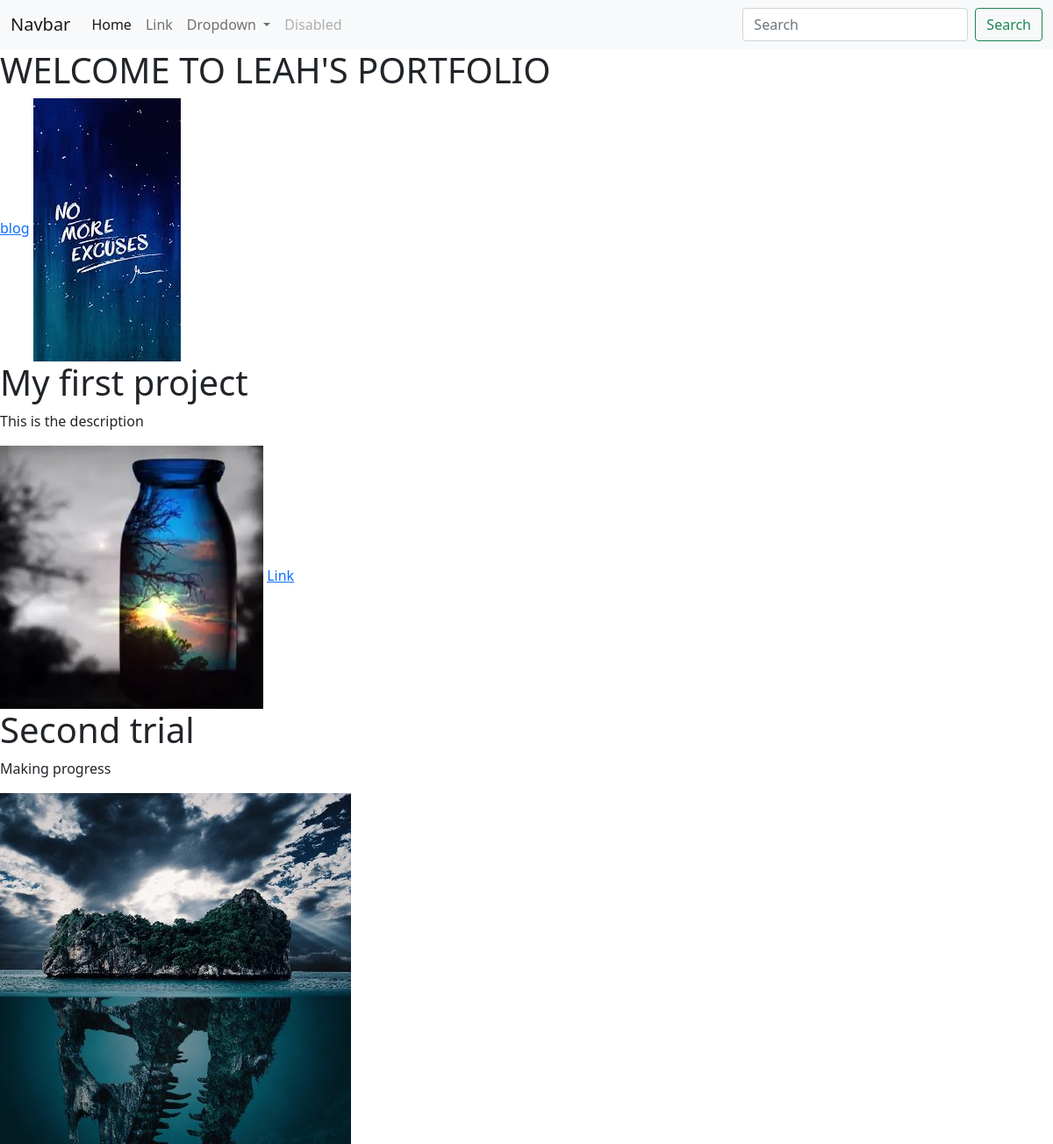
/home/, run on the app's committed database.
### portfolio/models.py (models this page shows, shortened)
class Project(models.Model):
    title=models.CharField(max_length=100)
    description=models.CharField(max_length=100)
    image=models.ImageField(upload_to='portfolio/images/')
    url=models.URLField(blank=True)

### portfolio/views.py (the view)
# urls.py: 2. Add a URL to urlpatterns:  path('', views.home, name='home')
def home(request):
    project=Project.objects.all()
    return render(request, 'portfolio/home.html', {'projects':project})

### portfolio/templates/portfolio/home.html
{% extends 'portfolio/base.html' %}
{% block content %}
<h1> WELCOME TO LEAH'S PORTFOLIO </h1>
{% load static  %}
<a href="{% url 'blog:all_blogs'%}">blog</a>
<img src="{% static 'portfolio/download.jpg' %}">
{% for project in projects %}
<h1> {{project.title}} </h1>
<p> {{project.description}} </p>
<img src="{{project.image.url}}">
{%if project.url%}
<a href="{{project.url}}">Link</a>
{%endif%}
{%endfor%}
{% endblock %}

### portfolio/templates/portfolio/base.html (shortened to what this page needs)
<!doctype html>
<html lang="en">
  <head>
    <link href="https://cdn.jsdelivr.net/npm/bootstrap@5.1.3/dist/css/bootstrap.min.css" rel="stylesheet">
  </head>
  <body>
    <nav class="navbar navbar-expand-lg navbar-light bg-light">
        <div class="container-fluid">
          <a class="navbar-brand" href="#">Navbar</a>
          <div class="collapse navbar-collapse" id="navbarSupportedContent">
            <ul class="navbar-nav me-auto mb-2 mb-lg-0">
              <li class="nav-item">
                <a class="nav-link active" aria-current="page" href="#">Home</a>
              </li>
              <li class="nav-item">
                <a class="nav-link" href="#">Link</a>
              </li>
              <li class="nav-item dropdown">
                <a class="nav-link dropdown-toggle" href="#" id="navbarDropdown" role="button" data-bs-toggle="dropdown" aria-expanded="false">
                  Dropdown
                </a>
              </li>
              <li class="nav-item">
                <a class="nav-link disabled">Disabled</a>
              </li>
            </ul>
            <form class="d-flex">
              <input class="form-control me-2" type="search" placeholder="Search" aria-label="Search">
              <button class="btn btn-outline-success" type="submit">Search</button>
            </form>
          </div>
        </div>
      </nav>
{% block content %} {% endblock %}
  </body>
</html>

### data on the page
Project: title "My first project", description "This is the description", image (picture)
Project: title "Second trial", description "Making progress", image (picture)
